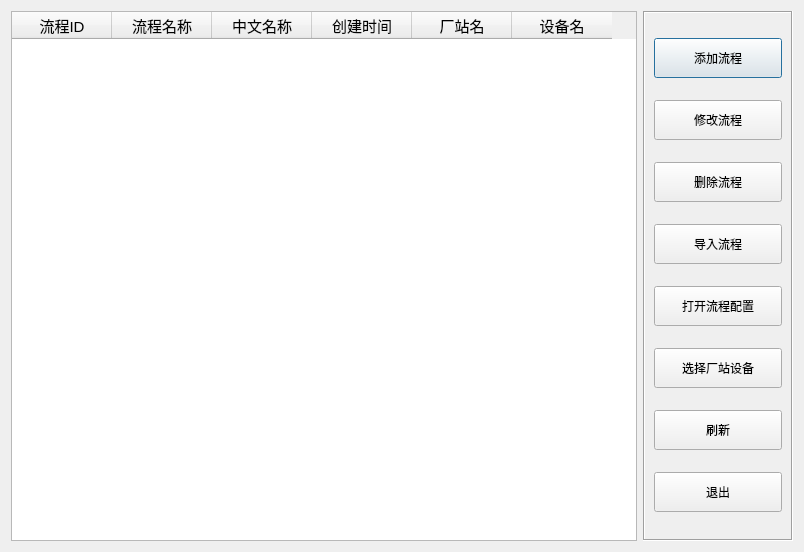
<?xml version="1.0" encoding="UTF-8"?>
<ui version="4.0">
 <class>SequenceList</class>
 <widget class="QDialog" name="SequenceList">
  <property name="geometry">
   <rect>
    <x>0</x>
    <y>0</y>
    <width>804</width>
    <height>552</height>
   </rect>
  </property>
  <property name="windowTitle">
   <string>流程库</string>
  </property>
  <layout class="QHBoxLayout" name="horizontalLayout">
   <item>
    <widget class="QTableWidget" name="tableWidget">
     <property name="styleSheet">
      <string notr="true"/>
     </property>
     <column>
      <property name="text">
       <string>流程ID</string>
      </property>
      <property name="font">
       <font>
        <pointsize>11</pointsize>
       </font>
      </property>
     </column>
     <column>
      <property name="text">
       <string>流程名称</string>
      </property>
      <property name="font">
       <font>
        <pointsize>11</pointsize>
       </font>
      </property>
     </column>
     <column>
      <property name="text">
       <string>中文名称</string>
      </property>
      <property name="font">
       <font>
        <pointsize>11</pointsize>
       </font>
      </property>
     </column>
     <column>
      <property name="text">
       <string>创建时间</string>
      </property>
      <property name="font">
       <font>
        <pointsize>11</pointsize>
       </font>
      </property>
     </column>
     <column>
      <property name="text">
       <string>厂站名</string>
      </property>
      <property name="font">
       <font>
        <pointsize>11</pointsize>
       </font>
      </property>
     </column>
     <column>
      <property name="text">
       <string>设备名</string>
      </property>
      <property name="font">
       <font>
        <pointsize>11</pointsize>
       </font>
      </property>
     </column>
    </widget>
   </item>
   <item>
    <widget class="QFrame" name="frame">
     <property name="minimumSize">
      <size>
       <width>150</width>
       <height>0</height>
      </size>
     </property>
     <property name="maximumSize">
      <size>
       <width>150</width>
       <height>16777215</height>
      </size>
     </property>
     <property name="frameShape">
      <enum>QFrame::Box</enum>
     </property>
     <property name="frameShadow">
      <enum>QFrame::Sunken</enum>
     </property>
     <layout class="QVBoxLayout" name="verticalLayout">
      <item>
       <widget class="QPushButton" name="pushButtonAdd">
        <property name="minimumSize">
         <size>
          <width>0</width>
          <height>40</height>
         </size>
        </property>
        <property name="styleSheet">
         <string notr="true">font: 14pt &quot;宋体&quot;;</string>
        </property>
        <property name="text">
         <string>添加流程</string>
        </property>
       </widget>
      </item>
      <item>
       <widget class="QPushButton" name="pushButtonModi">
        <property name="minimumSize">
         <size>
          <width>0</width>
          <height>40</height>
         </size>
        </property>
        <property name="styleSheet">
         <string notr="true">font: 14pt &quot;宋体&quot;;</string>
        </property>
        <property name="text">
         <string>修改流程</string>
        </property>
       </widget>
      </item>
      <item>
       <widget class="QPushButton" name="pushButtonDel">
        <property name="minimumSize">
         <size>
          <width>0</width>
          <height>40</height>
         </size>
        </property>
        <property name="styleSheet">
         <string notr="true">font: 14pt &quot;宋体&quot;;</string>
        </property>
        <property name="text">
         <string>删除流程</string>
        </property>
       </widget>
      </item>
      <item>
       <widget class="QPushButton" name="buttonSequenceInto">
        <property name="minimumSize">
         <size>
          <width>0</width>
          <height>40</height>
         </size>
        </property>
        <property name="styleSheet">
         <string notr="true">font: 14pt &quot;宋体&quot;;</string>
        </property>
        <property name="text">
         <string>导入流程</string>
        </property>
       </widget>
      </item>
      <item>
       <widget class="QPushButton" name="buttonSequenceConfig">
        <property name="minimumSize">
         <size>
          <width>0</width>
          <height>40</height>
         </size>
        </property>
        <property name="styleSheet">
         <string notr="true">font: 14pt &quot;宋体&quot;;</string>
        </property>
        <property name="text">
         <string>打开流程配置</string>
        </property>
       </widget>
      </item>
      <item>
       <widget class="QPushButton" name="buttonStnDev">
        <property name="minimumSize">
         <size>
          <width>0</width>
          <height>40</height>
         </size>
        </property>
        <property name="styleSheet">
         <string notr="true">font: 14pt &quot;宋体&quot;;</string>
        </property>
        <property name="text">
         <string>选择厂站设备</string>
        </property>
       </widget>
      </item>
      <item>
       <widget class="QPushButton" name="pushButtonRefresh">
        <property name="minimumSize">
         <size>
          <width>0</width>
          <height>40</height>
         </size>
        </property>
        <property name="styleSheet">
         <string notr="true">font: 14pt &quot;宋体&quot;;</string>
        </property>
        <property name="text">
         <string>刷新</string>
        </property>
       </widget>
      </item>
      <item>
       <widget class="QPushButton" name="pushButtonQuit">
        <property name="minimumSize">
         <size>
          <width>0</width>
          <height>40</height>
         </size>
        </property>
        <property name="styleSheet">
         <string notr="true">font: 14pt &quot;宋体&quot;;</string>
        </property>
        <property name="text">
         <string>退出</string>
        </property>
       </widget>
      </item>
     </layout>
    </widget>
   </item>
  </layout>
 </widget>
 <tabstops>
  <tabstop>pushButtonAdd</tabstop>
  <tabstop>pushButtonModi</tabstop>
  <tabstop>pushButtonDel</tabstop>
  <tabstop>pushButtonRefresh</tabstop>
  <tabstop>pushButtonQuit</tabstop>
  <tabstop>tableWidget</tabstop>
 </tabstops>
 <resources/>
 <connections/>
</ui>
